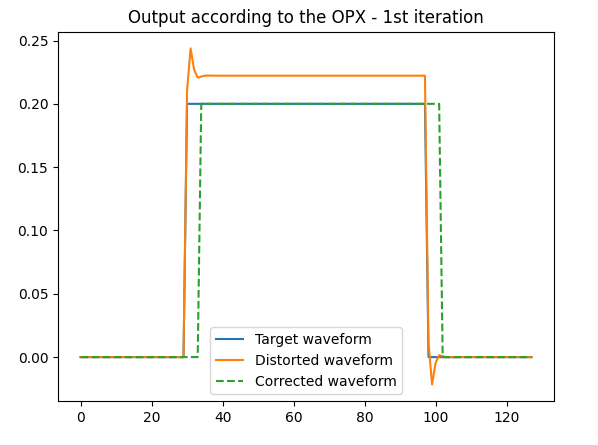

Here is the Python script that generated this plot:
import time
from typing import List
import matplotlib.pyplot as plt
from qm.qua import *
from qm.QuantumMachinesManager import (
    SimulationConfig,
    QuantumMachinesManager,
    LoopbackInterface,
)
import numpy as np
import scipy.signal as signal
import scipy.optimize as opti  # Requires SciPy 1.7.0 or above.

qmm = QuantumMachinesManager()

with program() as filter_optimization:
    stream = declare_stream(adc_trace=True)
    measure("readoutOp", "flux1", stream)
    with stream_processing():
        stream.input1().save("adc")

pulse_len = 128
tof = 248

waveform = [0.0] * 30 + [0.2] * (pulse_len - 60) + [0.0] * 30

# We use an arbitrarily selected filter for distorting the signal
distorted_waveform = signal.lfilter(
    np.array([1]), np.array([0.95, -0.15, 0.1]), waveform
)


def perform(params: List[float]):
    # This is the script which will be called by the optimizer. if bCalc=True, it will do a calculation based on SciPy
    # signal module, otherwise, it will simulate using the OPX
    params = np.array(params)

    feedback_filter = params[:M]
    feedforward_filter = params[M:]
    print("feedback:", feedback_filter)
    print("feedforward:", feedforward_filter)
    if bCalc:  # Use the signal module to simulate the filter behavior.
        scipy_feedback_filter = np.insert(
            -feedback_filter, 0, np.array([1])
        )  # SciPy uses a different notation.
        corrected_signal = signal.lfilter(
            feedforward_filter, scipy_feedback_filter, distorted_waveform
        )
    else:  # Use the OPX to get the real data (simulated in this case).
        config = {
            "version": 1,
            "controllers": {
                "con1": {
                    "type": "opx1",
                    "analog_outputs": {
                        1: {
                            "offset": +0.0,
                            "filter": {
                                "feedback": feedback_filter,
                                "feedforward": feedforward_filter,
                            },
                        },
                    },
                    "analog_inputs": {
                        1: {"offset": +0.0},
                    },
                },
            },
            "elements": {
                "flux1": {
                    "singleInput": {"port": ("con1", 1)},
                    "outputs": {"output1": ("con1", 1)},
                    "intermediate_frequency": 10,
                    "operations": {
                        "readoutOp": "readoutPulse",
                    },
                    "time_of_flight": tof,
                    "smearing": 0,
                },
            },
            "pulses": {
                "readoutPulse": {
                    "operation": "measure",
                    "length": pulse_len,
                    "waveforms": {"single": "const_wf"},
                    "digital_marker": "ON",
                    "integration_weights": {"x": "xWeights", "y": "yWeights"},
                },
            },
            "waveforms": {
                "const_wf": {"type": "arbitrary", "samples": distorted_waveform},
            },
            "digital_waveforms": {
                "ON": {"samples": [(1, 0)]},
            },
            "integration_weights": {
                "xWeights": {
                    "cosine": [1.0] * (pulse_len // 4),
                    "sine": [0.0] * (pulse_len // 4),
                },
                "yWeights": {
                    "cosine": [0.0] * (pulse_len // 4),
                    "sine": [1.0] * (pulse_len // 4),
                },
            },
        }

        job = qmm.simulate(
            config,
            filter_optimization,
            SimulationConfig(
                duration=150,
                simulation_interface=LoopbackInterface(
                    [("con1", 1, "con1", 1)], latency=200
                ),
            ),
        )
        job.result_handles.wait_for_all_values()
        corrected_signal = (
            -job.result_handles.adc.fetch_all() / 4096
        )  # This converts ADC units into volts

    # The correlation is used to calculate the "loss": Check whether the resulting output matches the required waveform,
    # taking into account added delays. Check the readme for more information
    corr = np.correlate(corrected_signal, waveform, "full") / (
        np.sqrt(
            np.correlate(corrected_signal, corrected_signal)
            * np.correlate(waveform, waveform)
        )
    )

    loss = 1 - np.max(corr)

    print("loss:", loss)
    if bPlot:
        plt.plot(waveform)
        plt.plot(distorted_waveform)
        plt.plot(corrected_signal * np.sum(waveform) / np.sum(corrected_signal), "--")
        plt.legend(["Target waveform", "Distorted waveform", "Corrected waveform"])
        print(f"delay ~ {np.argmax(corr) - len(waveform) + 1}ns")
    return loss


####################
## Set Parameters ##
####################
n_coeff = 10
M = 2  # number of feedback taps 0, 1, 2.
eps = 1e-10
bCalc = True

initial_simplex = np.zeros([n_coeff + 1, n_coeff])
initial_simplex[0, :] = np.array([0.01] * M + [0.8] + [0.01] * (n_coeff - 1 - M))
for i in range(n_coeff):
    initial_simplex[i + 1, :] = initial_simplex[0, :]
    initial_simplex[i + 1, i] = initial_simplex[0, i] + 0.2

fatol_calc = 1e-7
xatol_calc = 1e-3
fatol = 1e-5
xatol = 1e-2
start_time = time.time()

######################
## Optimize Offline ##
######################
bPlot = False
solver_calc = opti.minimize(
    perform,
    # Ignored when there is a simplex, but this is also a good starting point.
    np.array([0] * M + [1] + [0] * (n_coeff - 1 - M)) + 0.2 * np.random.rand(n_coeff),
    method="Nelder-Mead",
    options={
        "initial_simplex": initial_simplex,
        "fatol": fatol_calc,
        "xatol": xatol_calc,
        "adaptive": False,
    },
    bounds=opti.Bounds(
        [-2 + eps] * (M > 0)
        + [-1 + eps] * (M > 1)  # First feedback tap is bounded at (-2,2)
        + [-1]  # Second feedback tap is bounded at (-1,1)
        * (n_coeff - (M > 0) - (M > 1)),  # feedforward taps are bounded at [-1,1]
        [2 - eps] * (M > 0)
        + [1 - eps] * (M > 1)  # First feedback tap is bounded at (-2,2)
        + [1]  # Second feedback tap is bounded at (-1,1)
        * (n_coeff - (M > 0) - (M > 1)),  # feedforward taps are bounded at [-1,1]
    ),
)

###################
## Plotting Part ##
###################
plt.figure()
scipy_feedback_filter = np.insert(
    -solver_calc.x[:M], 0, np.array([1])
)  # SciPy uses a different notation.

corrected_waveform = signal.lfilter(
    np.array(solver_calc.x[M:]), scipy_feedback_filter, distorted_waveform
)
norm = np.sum(waveform) / np.sum(corrected_waveform)

corrected_waveform = signal.lfilter(
    np.array(solver_calc.x[M:] * norm), scipy_feedback_filter, distorted_waveform
)

plt.plot(waveform)
plt.plot(distorted_waveform)
plt.plot(corrected_waveform, "--")
plt.legend(["Target waveform", "Distorted waveform", "Corrected waveform"])
plt.title("Output according to the SciPy signal module - 1st iteration")

bPlot = True
bCalc = False
plt.figure()
perform(solver_calc.x)
plt.title("Output according to the OPX - 1st iteration")
plt.show()

#####################
## Optimize Online ##
#####################

bPlot = False
solver = opti.minimize(
    perform,
    solver_calc.x,
    method="Nelder-Mead",
    options={
        "fatol": fatol,
        "xatol": xatol,
        "adaptive": False,
    },
    bounds=opti.Bounds(
        [-2 + eps] * (M > 0)
        + [-1 + eps] * (M > 1)  # First feedback tap is bounded at (-2,2)
        + [-1]  # Second feedback tap is bounded at (-1,1)
        * (n_coeff - (M > 0) - (M > 1)),  # feedforward taps are bounded at [-1,1]
        [2 - eps] * (M > 0)
        + [1 - eps] * (M > 1)  # First feedback tap is bounded at (-2,2)
        + [1]  # Second feedback tap is bounded at (-1,1)
        * (n_coeff - (M > 0) - (M > 1)),  # feedforward taps are bounded at [-1,1]
    ),
)

###################
## Plotting Part ##
###################
plt.figure()
scipy_feedback_filter = np.insert(
    -solver_calc.x[:M], 0, np.array([1])
)  # SciPy uses a different notation.
corrected_waveform = signal.lfilter(
    np.array(solver_calc.x[M:]), scipy_feedback_filter, distorted_waveform
)
norm = np.sum(waveform) / np.sum(corrected_waveform)
corrected_waveform = signal.lfilter(
    np.array(solver_calc.x[M:] * norm), scipy_feedback_filter, distorted_waveform
)

plt.plot(waveform)
plt.plot(distorted_waveform)
plt.plot(corrected_waveform, "--")
plt.legend(["Target waveform", "Distorted waveform", "Corrected waveform"])
plt.title("Output according to the SciPy signal module - 2nd iteration")

bPlot = True
bCalc = False
plt.figure()
perform(solver_calc.x)
plt.title("Output according to the OPX - 2nd iteration")

#########
print(
    f"Full optimization took {int((time.time() - start_time)//60)}:{int((time.time() - start_time)%60)} minutes"
)
